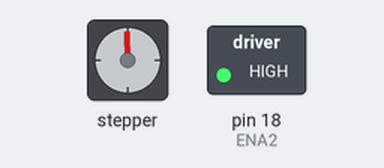
Simulated run of this sketch. Board: Arduino Uno, built with avr-gcc and run on an emulated ATmega328P. Shown: stepper motor, switched loads named in the sketch (green lamp = pin HIGH). Wiring (inferred from the names in the program): stepper motor driver (200 steps per turn assumed): step pin 19; direction pin 16. Pins used as bus, display or sensor lines are not drawn.

Above: at 0.7 s.
At 9.8 s:
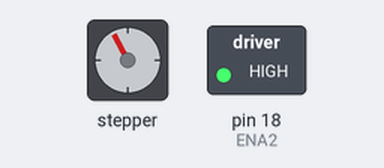
At 19.5 s:
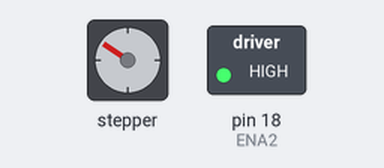
At 39.0 s:
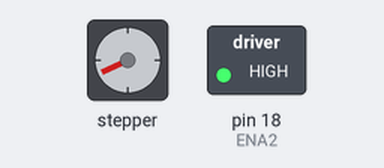
Timing chart, 0 to 40.0 s (numbered marks = the images above):
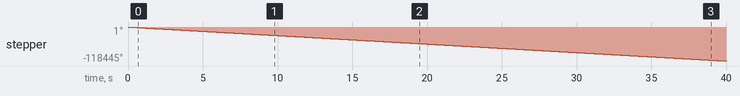

Measured:
- by itself, stepper: keeps turning counter-clockwise at about 2963°/s

The sketch:

test_motor.ino
```cpp
#define DIR2 16 //HIGH向前，LOW向后
#define STP2 19
#define ENA2 18

void Track_PWM(int Pin, int delay_us) {
    //产生一定频率的 PWM 波来驱动步进电机
    //Pin 产生 PWM 的引脚 delay_ms 影响 PWM 的频率 一般设置 100 开始调
    //delay_ms 数值越小，速度越快，但是速度过快会打滑，需要自己把控
    digitalWrite(Pin, HIGH);                 //将指定的引脚置高电平
    delayMicroseconds(delay_us);             //持续高电平 delay_us 时间（单位是微秒）
    digitalWrite(Pin, LOW);                  //将指定的引脚置低电平
    delayMicroseconds(delay_us);             //持续低电平 delay_us 时间（单位是微秒）
}

void setup() {
  // put your setup code here, to run once:
    pinMode(DIR2,OUTPUT);
    pinMode(STP2,OUTPUT);
    pinMode(ENA2,OUTPUT);

     digitalWrite(ENA2,HIGH);
    digitalWrite(DIR2,LOW);
}

void loop() {

      for( int i = 0;i<=1000 ;i++)
    {

        Track_PWM(STP2,300);
    }

}
```
